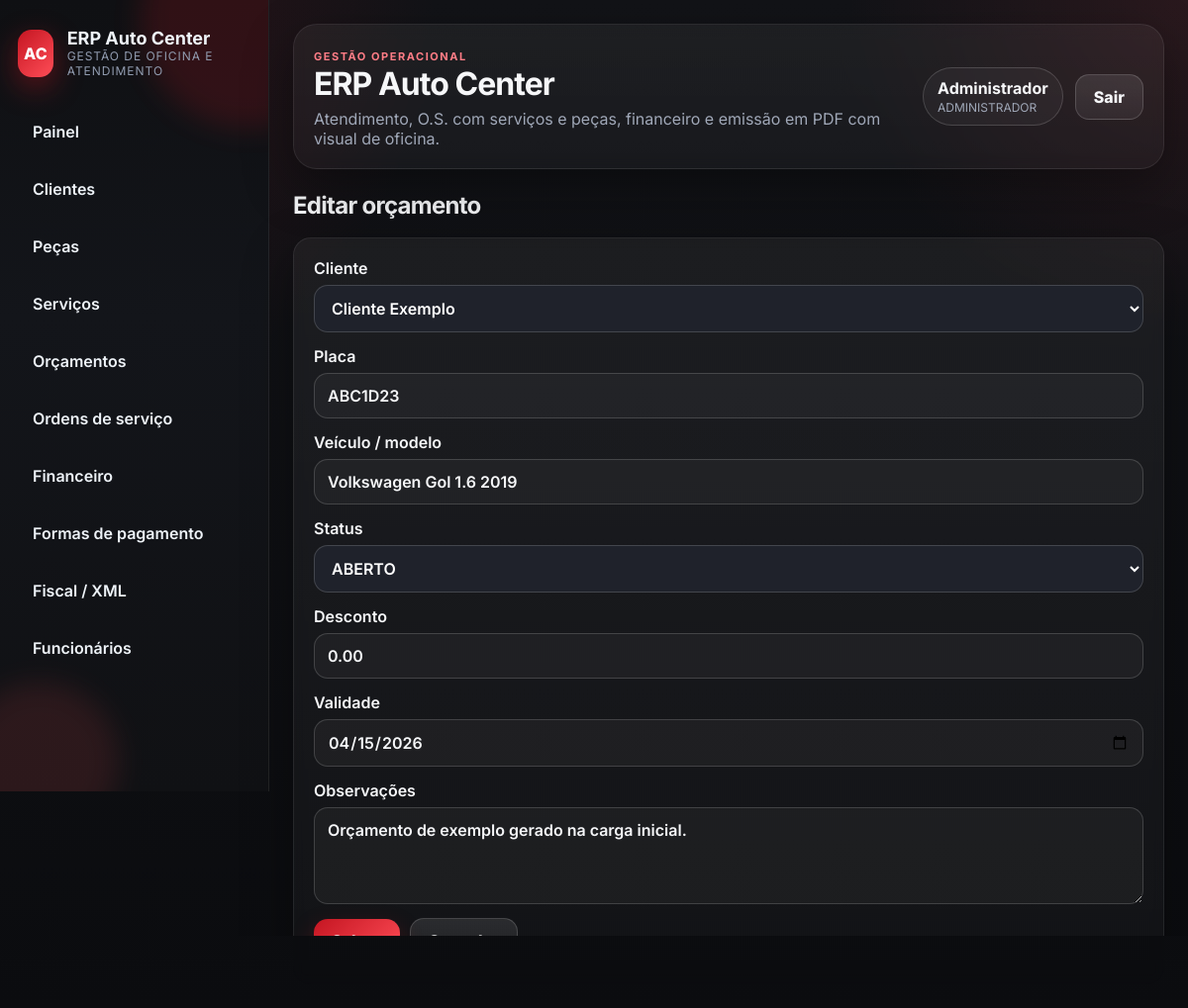
Screenshot of /orcamentos/1/editar (signed in) with the database file from the repository.
### app/models.py (models this page shows, shortened)
class TimestampMixin:
    created_at = db.Column(db.DateTime, default=datetime.now, nullable=False)
    updated_at = db.Column(db.DateTime, default=datetime.now, onupdate=datetime.now, nullable=False)

class SerializableMixin:
    def to_dict(self) -> dict:
        data: dict = {}
        for column in self.__table__.columns:
            value = getattr(self, column.name)
            if isinstance(value, (datetime, date)):
                data[column.name] = value.isoformat()
            elif isinstance(value, Decimal):
                data[column.name] = float(value)
            else:
                data[column.name] = value
        return data

class User(db.Model, TimestampMixin, SerializableMixin):
    __tablename__ = 'users'
    id = db.Column(db.Integer, primary_key=True)
    username = db.Column(db.String(50), unique=True, nullable=False)
    password_hash = db.Column(db.String(255), nullable=False)
    role = db.Column(db.String(30), nullable=False, default='MECANICO')
    nome = db.Column(db.String(120), nullable=False)
    ativo = db.Column(db.Boolean, default=True, nullable=False)

class Budget(db.Model, TimestampMixin, SerializableMixin):
    __tablename__ = 'budgets'
    id = db.Column(db.Integer, primary_key=True)
    client_id = db.Column(db.Integer, db.ForeignKey('clients.id'), nullable=False)
    numero = db.Column(db.String(20), unique=True, nullable=False)
    status = db.Column(db.String(30), nullable=False, default='ABERTO')
    placa = db.Column(db.String(10))
    veiculo_descricao = db.Column(db.String(160))
    subtotal = db.Column(db.Numeric(12, 2), nullable=False, default=0)
    desconto = db.Column(db.Numeric(12, 2), nullable=False, default=0)
    total = db.Column(db.Numeric(12, 2), nullable=False, default=0)
    observacoes = db.Column(db.Text)
    validade = db.Column(db.Date)
    client = db.relationship('Client', back_populates='budgets')
    items = db.relationship('BudgetItem', back_populates='budget', cascade='all, delete-orphan', order_by='BudgetItem.id')
    work_orders = db.relationship('WorkOrder', back_populates='budget')

class Client(db.Model, TimestampMixin, SerializableMixin):
    __tablename__ = 'clients'
    id = db.Column(db.Integer, primary_key=True)
    nome = db.Column(db.String(160), nullable=False)
    cpf_cnpj = db.Column(db.String(20))
    telefone = db.Column(db.String(30))
    email = db.Column(db.String(120))
    endereco = db.Column(db.String(255))
    observacoes = db.Column(db.Text)
    budgets = db.relationship('Budget', back_populates='client', cascade='all')
    work_orders = db.relationship('WorkOrder', back_populates='client', cascade='all')

### app/web.py (the view, shortened to what this page needs)
@web_bp.route('/orcamentos/<int:budget_id>/editar', methods=['GET', 'POST'])
@login_required
def budgets_edit(budget_id: int):
    budget = db.session.get(Budget, budget_id)
    if not budget:
        return redirect(url_for('web.budgets_index'))
    clients = Client.query.order_by(Client.nome).all()
    return render_template('orcamentos/form.html', budget=budget, clients=clients, statuses=BUDGET_STATUSES)

### app/auth.py (called while the page is built)
def current_user() -> User | None:
    user_id = session.get(SESSION_KEY)
    if not user_id:
        return None
    return db.session.get(User, user_id)

def login_required(view):
    @wraps(view)
    def wrapped(*args, **kwargs):
        if not current_user():
            flash('Faça login para continuar.', 'warning')
            return redirect(url_for('web.login', next=request.path))
        return view(*args, **kwargs)
    return wrapped

### app/utils.py (called while the page is built)
def iso_today() -> str:
    return date.today().isoformat()

### app/templates/orcamentos/form.html (shortened to what this page needs)
{% extends 'base.html' %}
{% block content %}
<div class="page-header"><div><h2>{{ 'Editar orçamento' if budget else 'Novo orçamento' }}</h2></div></div>
<div class="card">
  <form method="post">
    <div class="form-grid-2">
      <label>Cliente
        <select name="client_id" required>
          {% for client in clients %}
          <option value="{{ client.id }}" {% if budget and budget.client_id == client.id %}selected{% endif %}>{{ client.nome }}</option>
          {% endfor %}
        </select>
      </label>
      <label>Placa<input type="text" name="placa" value="{{ budget.placa if budget else '' }}" placeholder="ABC1D23"></label>
      <label>Veículo / modelo<input type="text" name="veiculo_descricao" value="{{ budget.veiculo_descricao if budget else '' }}" placeholder="Gol 1.6, Onix LT, etc."></label>
      {% if budget %}
      <label>Status
        <select name="status">
          {% for status in statuses %}
          <option value="{{ status }}" {% if budget.status == status %}selected{% endif %}>{{ status }}</option>
          {% endfor %}
        </select>
      </label>
      {% endif %}
      <label>Desconto<input type="number" step="0.01" name="desconto" value="{{ budget.desconto if budget else 0 }}"></label>
      <label>Validade<input type="date" name="validade" value="{{ budget.validade.isoformat() if budget and budget.validade else iso_today() }}"></label>
    </div>
    <label>Observações<textarea name="observacoes">{{ budget.observacoes if budget else '' }}</textarea></label>
    <div class="actions"><button type="submit">Salvar</button><a class="button secondary" href="{{ url_for('web.budgets_index') }}">Cancelar</a></div>
  </form>
</div>
{% endblock %}

### app/templates/base.html (shortened to what this page needs)
<!DOCTYPE html>
<html lang="pt-BR">
<head>
  <link rel="stylesheet" href="{{ url_for('static', filename='styles.css') }}">
</head>
<body>
  <aside class="sidebar">
    <div class="sidebar-glow sidebar-glow-top"></div>
    <div class="sidebar-glow sidebar-glow-bottom"></div>
    <div class="brand">
      <div class="brand-badge">AC</div>
      <div>
        <strong>ERP Auto Center</strong>
        <span>gestão de oficina e atendimento</span>
      </div>
    </div>
    <nav>
      <a href="{{ url_for('web.dashboard') }}">Painel</a>
      <a href="{{ url_for('web.clients_index') }}">Clientes</a>
      <a href="{{ url_for('web.products_index') }}">Peças</a>
      <a href="{{ url_for('web.services_index') }}">Serviços</a>
      <a href="{{ url_for('web.budgets_index') }}">Orçamentos</a>
      <a href="{{ url_for('web.work_orders_index') }}">Ordens de serviço</a>
      {% if current_user() and current_user().role == 'ADMINISTRADOR' %}
      <a href="{{ url_for('web.finance_index') }}">Financeiro</a>
      <a href="{{ url_for('web.payment_methods_index') }}">Formas de pagamento</a>
      <a href="{{ url_for('web.fiscal_index') }}">Fiscal / XML</a>
      <a href="{{ url_for('web.employees_index') }}">Funcionários</a>
      {% endif %}
    </nav>
  </aside>
  <main class="main">
    <header class="topbar card glass-card">
      <div>
        <span class="eyebrow">gestão operacional</span>
        <h1>ERP Auto Center</h1>
        <p>Atendimento, O.S. com serviços e peças, financeiro e emissão em PDF com visual de oficina.</p>
      </div>
      <div class="user-box">
        {% if current_user() %}
        <div class="user-chip">
          <strong>{{ current_user().nome }}</strong>
          <span>{{ current_user().role }}</span>
        </div>
        <a class="button secondary" href="{{ url_for('web.logout') }}">Sair</a>
        {% endif %}
      </div>
    </header>
    {% block content %}{% endblock %}
  </main>
</body>
</html>

### rows the page displays
User: nome "Administrador", role "ADMINISTRADOR"
Budget: client_id "Cliente Exemplo", placa "ABC1D23", veiculo_descricao "Volkswagen Gol 1.6 2019", status "ABERTO", desconto "0.00", validade "04/15/2026", observacoes "Orçamento de exemplo gerado na carga inicial."

### other values shown
{{ 'Editar orçamento' if budget else 'Novo orçamento' }} "Editar orçamento"
